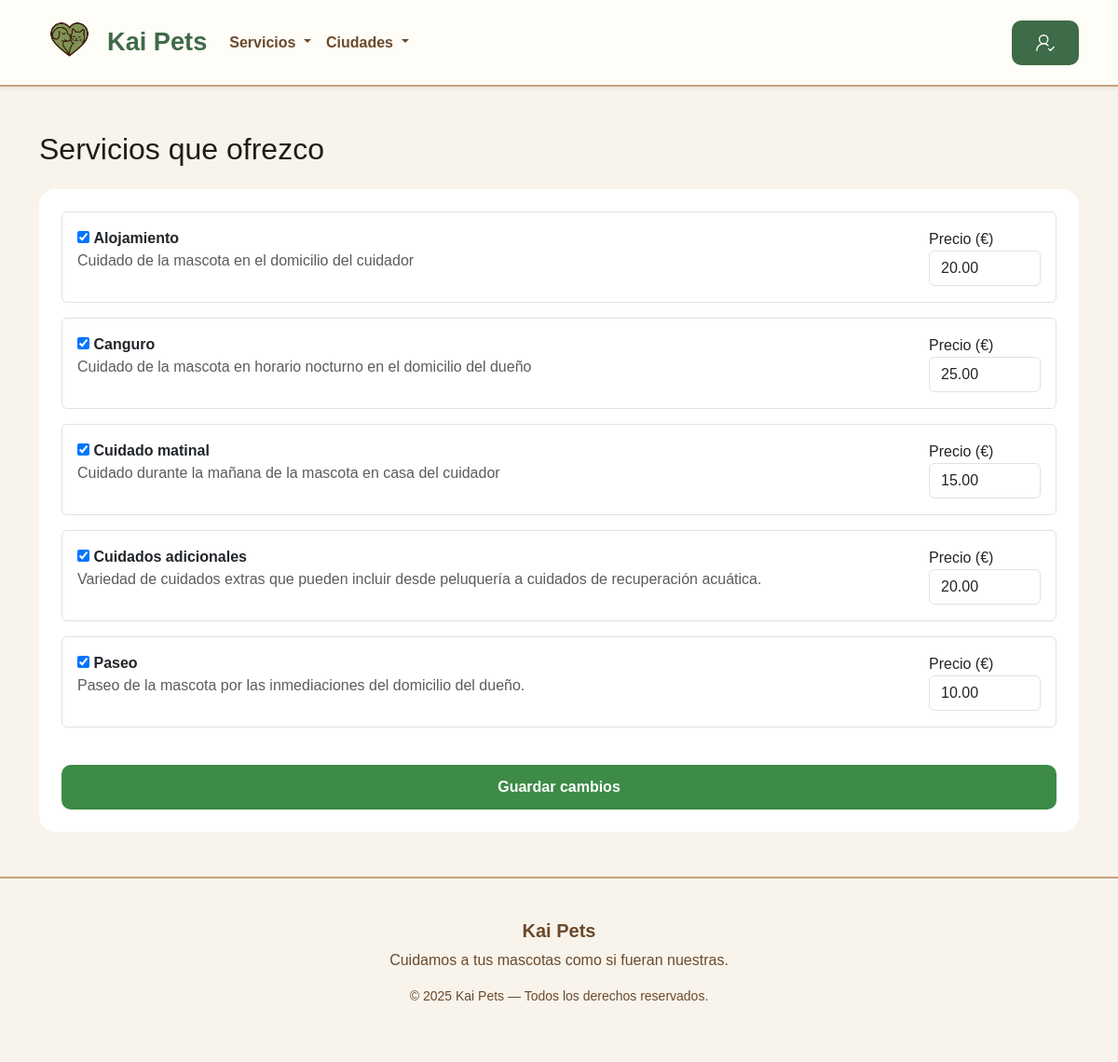
Screenshot of /pags/gestionar_servicios.php (signed in) with the database file from the repository.
### tables this page shows
CREATE TABLE `servicios` (
  `id_servicio` int(11) NOT NULL,
  `nombre` varchar(255) NOT NULL,
  `descripcion` text DEFAULT NULL,
  `precio` decimal(10,2) NOT NULL
);

### pags/gestionar_servicios.php (the view, shortened to what this page needs)
<?php
require_once "../php/conn_db.php";
$usuario_id = $_SESSION['usuario']['id'];
$stmt = $conn->prepare("SELECT id FROM cuidadores WHERE usuario_id = ?");
$stmt->execute([$usuario_id]);
$cuidador = $stmt->fetch(PDO::FETCH_ASSOC);
$cuidador_id = $cuidador['id'];
$servicios = $conn->query("SELECT * FROM servicios ORDER BY nombre")->fetchAll(PDO::FETCH_ASSOC);
$stmt = $conn->prepare("SELECT servicio_id, precio FROM cuidador_servicio WHERE cuidador_id = ?");
$stmt->execute([$cuidador_id]);
$servicios_actuales = $stmt->fetchAll(PDO::FETCH_KEY_PAIR);
?>
<!DOCTYPE html>
<html lang="es">
<head>
    <link href="https://cdn.jsdelivr.net/npm/bootstrap@5.3.2/dist/css/bootstrap.min.css" rel="stylesheet">
    <link rel="stylesheet" href="/KaiPets/src/css/style.css">
    <link rel="stylesheet" href="/KaiPets/src/css/perfil.css">
</head>
<body>
<?php include "../componentes/header.php"; ?>
<div class="container mt-5">
    <h2 class="mb-4">Servicios que ofrezco</h2>
    <form action="../php/guardar_servicios.php" method="post" class="card p-4">
        <?php foreach ($servicios as $s): ?>
            <?php
                $checked = isset($servicios_actuales[$s['id_servicio']]);
                $precio = $checked ? $servicios_actuales[$s['id_servicio']] : "";
            ?>
            <div class="service-item mb-3 p-3 border rounded">
                <div class="d-flex align-items-center justify-content-between">
                    <div>
                        <input type="checkbox"
                               name="servicios[<?= $s['id_servicio'] ?>][activar]"
                               <?= $checked ? 'checked' : '' ?>>
                        <strong><?= htmlspecialchars($s['nombre']) ?></strong>
                        <p class="text-muted"><?= htmlspecialchars($s['descripcion']) ?></p>
                    </div>
                    <div>
                        <label>Precio (€)</label>
                        <input type="number"
                               step="0.01"
                               min="0"
                               name="servicios[<?= $s['id_servicio'] ?>][precio]"
                               value="<?= htmlspecialchars($precio) ?>"
                               class="form-control"
                               style="width: 120px;">
                    </div>
                </div>
            </div>
        <?php endforeach; ?>
        <button class="btn btn-primary w-100 mt-4">Guardar cambios</button>
    </form>
</div>
<?php include "../componentes/footer.php"; ?>
</body>
</html>

### src/css/style.css (style rules this page uses)
:root { --verde-oscuro: #3E6B48; --verde-claro: #7CAF7C; --marron-oscuro: #8B5E3C; --marron-claro: #C7A27C; --crema: #F7F2E8; --blanco: #FFFDF8; --negro: #1e1c19; }
body { background: var(--crema); color: var(--negro); font-family: 'Arial', sans-serif; }
.card { border-radius: 18px; border: none; }

### src/css/perfil.css (style rules this page uses)
:root { --crema: #f8f4ec; --marron: #a67341; --marron-oscuro: #6b4a2b; --verde: #3d8b46; --verde-claro: #52a85a; --gris: #ececec; --texto: #3a3a3a; }
.container { display: block; width: 100%; }
.btn { padding: 12px 25px; border-radius: 10px; font-weight: bold; cursor: pointer; text-decoration: none; border: none; transition: 0.2s; }
.btn-primary { background: var(--verde); color: white; }

### rows the page displays
servicios: id_servicio "☑", nombre "Alojamiento", descripcion "Cuidado de la mascota en el domicilio del cuidador", id_servicio "20.00"
servicios: id_servicio "☑", nombre "Canguro", descripcion "Cuidado de la mascota en horario nocturno en el domicilio del dueño", id_servicio "25.00"
servicios: id_servicio "☑", nombre "Cuidado matinal", descripcion "Cuidado durante la mañana de la mascota en casa del cuidador", id_servicio "15.00"
servicios: id_servicio "☑", nombre "Cuidados adicionales", descripcion "Variedad de cuidados extras que pueden incluir desde peluquería a cuidados de recuperación acuática.", id_servicio "20.00"
servicios: id_servicio "☑", nombre "Paseo", descripcion "Paseo de la mascota por las inmediaciones del domicilio del dueño.", id_servicio "10.00"
